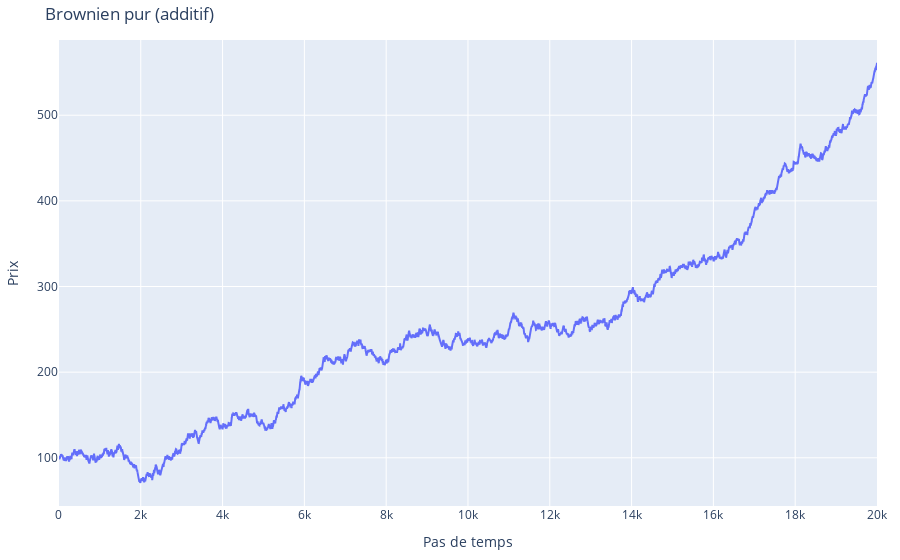

The cell this chart's notebook holds for it:
### Markdown cell above
# Brownien pur

### Code cell
serie_bp = simulate_brownian_pur(n=20000, x0=100.0, mu=0.02, sigma=0.6, seed=42)
plot_price_series(serie_bp, title="Brownien pur (additif)")

### Figure 1 — Plotly figure (JSON) as saved in the notebook; plotly's stock layout.template omitted (floating-point values rounded to 4 significant figures; data arrays with more than 128 entries replaced by an {"elided": "..."} marker saying what was removed)
{"data": [{"mode": "lines", "name": "prix", "x": {"elided": "20000 int values"}, "y": {"elided": "20000 float values"}, "type": "scatter"}], "layout": {"margin": {"l": 40, "r": 20, "t": 40, "b": 40}, "title": {"text": "Brownien pur (additif)"}, "xaxis": {"title": {"text": "Pas de temps"}}, "yaxis": {"title": {"text": "Prix"}}, "showlegend": false}}
